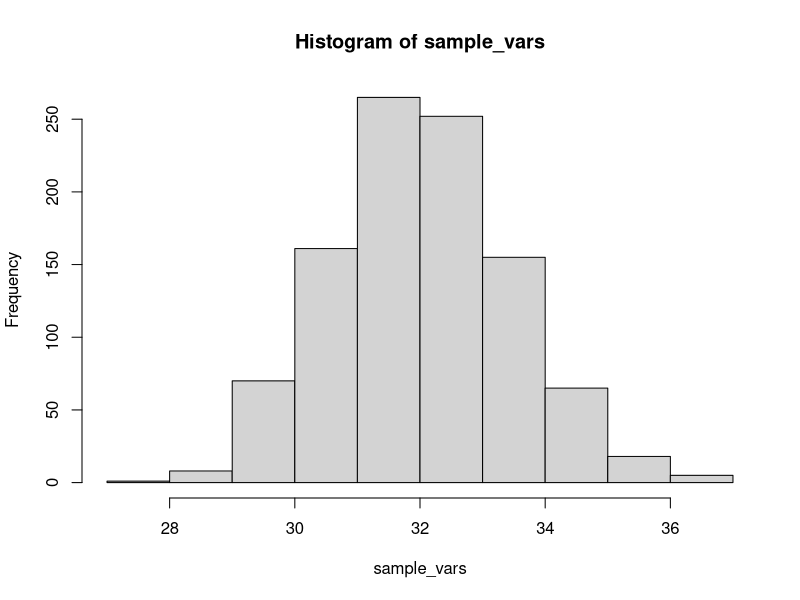
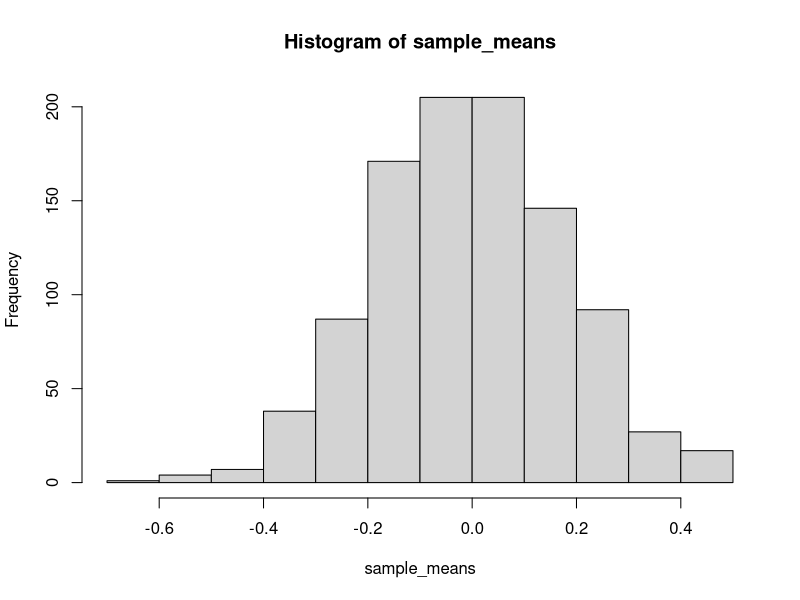

Generate these figures, in order, with R:
## ---- chunk 1
n <- 1000
m <- 1000
#    modify as necessary
for (theta in c(.5,1,2,4, 8, 16, 32, 64)){  
  sample <- matrix((rnorm(n*m, 0, sqrt(theta/2))), nrow = m) ## modify this!
  sample_vars <- apply(sample, 1, var)
  sample_means <- colMeans(sample)
  cat("bias for theta = ", theta, "is: ", mean(sample_vars-theta/2), "\n", sep = " ")
  cat("bias for mean = ", 0, "is: ", mean(sample_means-0), "\n", sep = " ")
}  
## ---- chunk 2
# your code here
hist(sample_vars)
hist(sample_means)
## ---- chunk 3
for (theta in c(.5,1,2,4, 8, 16, 32, 64)){  
  sample_vars <- matrix((rnorm(n*m, 0, sqrt(theta/2))), nrow = m) ## modify this!
  sample_vars <- apply(sample_vars, 1, var)
  mse = mean(sample_vars-theta/2) + var(sample_vars) 
  cat("MSE for theta =", theta, "is: ", mse, "\n", sep = " " )}
# your code here
## ---- chunk 4
# your code here
## ---- chunk 5
# your code here
## ---- chunk 6
# your code here
## ---- chunk 7
# your code here
## ---- chunk 8
# your code here
## ---- chunk 9
# your code here
## ---- chunk 10
# your code here
## ---- chunk 11
# your code here
## ---- chunk 12
# your code here
